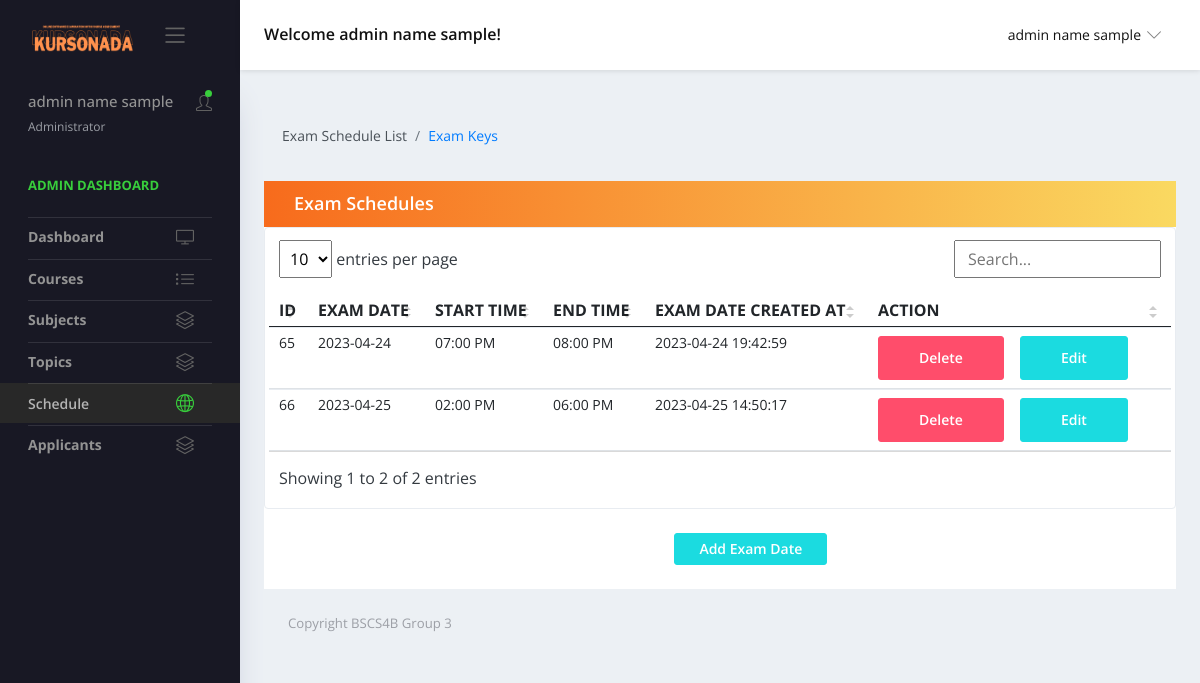
The page /views/admin-schedule.php (signed in) on the database as committed earlier.
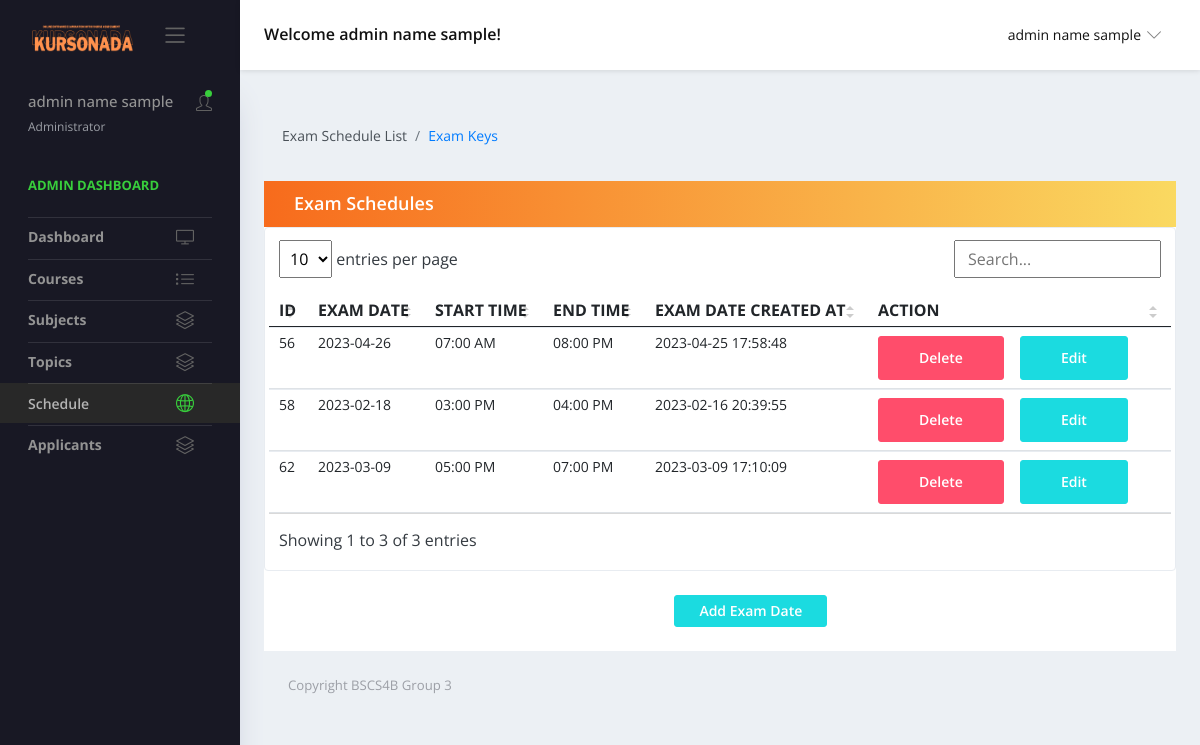
The same page on the database as committed later.
### tables this page shows
CREATE TABLE `admin_schedule` (
  `id` int(11) NOT NULL,
  `exam_date` varchar(255) NOT NULL,
  `exam_time` time NOT NULL,
  `exam_time_end` time NOT NULL,
  `exam_date_created` datetime NOT NULL
);

### forms/adminQueries.php (called while the page is built, shortened)
<?php
function getExamDates() {
    $url = 'localhost';
    $username = 'root';
    $password = '';
    $conn = new mysqli($url, $username, $password, 'project');
    $sql = mysqli_query($conn,
    "SELECT id,exam_date,exam_time,exam_time_end,exam_date_created
    FROM admin_schedule
    ");
    return mysqli_fetch_all($sql, MYSQLI_ASSOC);
}
?>

### views/admin-schedule.php (the view, shortened to what this page needs)
<?php
    include '../forms/adminQueries.php';
?>
<!DOCTYPE html>
<html lang="en">
  <head>
    <link rel="stylesheet" href="../vendors/simple-line-icons/css/simple-line-icons.css">
    <link rel="stylesheet" href="../vendors/flag-icon-css/css/flag-icon.min.css">
    <link rel="stylesheet" href="../vendors/css/vendor.bundle.base.css">
    <link rel="stylesheet" href="../vendors/daterangepicker/daterangepicker.css">
    <link rel="stylesheet" href="../vendors/chartist/chartist.min.css">
    <link href="https://cdn.jsdelivr.net/npm/bootstrap@5.0.2/dist/css/bootstrap.min.css" rel="stylesheet">
    <link rel="stylesheet" href="../assets/css/vertical-layout-light/style.css">
    <link rel="stylesheet" href="../assets/css/styles-admin.css">
  </head>
  <body>
    <div class="container-scroller">
      <nav class="navbar default-layout-navbar col-lg-12 col-12 p-0 fixed-top d-flex flex-row">
        <div class="navbar-brand-wrapper d-flex align-items-center">
          <a class="navbar-brand brand-logo" href="../views/admin.php">
            <img src="../assets/img/Kursonada.png" alt="logo" class="logo-dark" />
          </a>
          <button class="navbar-toggler navbar-toggler align-self-center d-none d-lg-flex button-sm" type="button" data-toggle="minimize">
            <span class="icon-menu"></span>
          </button>
        </div>
        <div class="navbar-menu-wrapper d-flex align-items-center flex-grow-1">
          <h5 class="mb-0 font-weight-medium d-none d-lg-flex">Welcome <?php echo ($_SESSION['fullname']); ?>!</h5>
          <ul class="navbar-nav navbar-nav-right ml-auto">
          <li class="nav-item dropdown">
              <a class="nav-link dropdown-toggle" id="UserDropdown" href="#" data-toggle="dropdown" aria-expanded="false">
               <span class="font-weight-normal"> <?php echo ($_SESSION['fullname']); ?> </span></a>
            </li>
          </ul>
        </div>
      </nav>
      <div class="container-fluid page-body-wrapper">
        <nav class="sidebar sidebar-offcanvas" id="sidebar">
          <ul class="nav">
          <li class="nav-item nav-profile sidebar-menu-title">
              <a href="#" class="nav-link">
                <div class="text-wrapper">
                  <p class="profile-name"><?php echo ($_SESSION['fullname']); ?></p>
                  <p class="designation">Administrator</p>
                </div>
                <div class="icon-container">
                  <i class="icon-user"></i>
                  <div class="dot-indicator bg-success"></div>
                </div>
              </a>
            </li>
            <li class="nav-item nav-category sidebar-menu-title">
              <span class="nav-link">Admin Dashboard</span>
            </li>
            <li class="nav-item">
              <a class="nav-link" href="../views/admin.php">
                <span class="menu-title">Dashboard</span>
                <i class="icon-screen-desktop menu-icon"></i>
              </a>
            </li>
            <li class="nav-item">
              <a class="nav-link" href="../views/admin-courses.php">
                <span class="menu-title">Courses</span>
                <i class="icon-list menu-icon"></i>
              </a>
            </li>
            <li class="nav-item">
              <a class="nav-link" data-toggle="collapse" href="#ui-subjects" aria-expanded="false" aria-controls="ui-subjects">
                <span class="menu-title">Subjects</span>
                <i class="icon-layers menu-icon"></i>
              </a>
            </li>
            <li class="nav-item">
              <a class="nav-link" data-toggle="collapse" href="#ui-topics" aria-expanded="false" aria-controls="ui-topics">
                <span class="menu-title">Topics</span>
                <i class="icon-layers menu-icon"></i>
              </a>
            </li>
            <li class="nav-item active">
              <a class="nav-link" href="../views/admin-schedule.php">
                <span class="menu-title">Schedule</span>
                <i class="icon-globe menu-icon"></i>
              </a>
            </li>
            <li class="nav-item">
              <a class="nav-link" data-toggle="collapse" href="#ui-applicants" aria-expanded="false" aria-controls="ui-applicants">
                <span class="menu-title">Applicants</span>
                <i class="icon-layers menu-icon"></i>
              </a>
            </li>
          </ul>
        </nav>
       <div class="main-panel">
        <div class="content-wrapper">
          <div class="page-header">
            <nav>
              <ol class="breadcrumb">
                <li class="breadcrumb-item active">Exam Schedule List</li>
                <li class="breadcrumb-item"><a href="../views/admin-exam-key.php">Exam Keys</a></li>
                </ol>
            </nav>
          </div>
          <div class="row quick-action-toolbar">
            <div class="col-md-12 grid-margin">
              <div class="card">
                  <div class="card-header d-block d-md-flex">
                    <h5 class="mb-0">Exam Schedules</h5>
                  </div>
                  <div class="table-responsive border rounded p-1">
                  <table class="table table-hover text-nowrap datatable">
                        <thead>
                            <tr>
                            <th class="font-weight-bold" scope="col">ID</th>
                            <th class="font-weight-bold" scope="col">EXAM DATE</th>
                            <th class="font-weight-bold" scope="col">START TIME</th>
                            <th class="font-weight-bold" scope="col">END TIME</th>
                            <th class="font-weight-bold" scope="col">EXAM DATE CREATED AT</th>
                            <th class="font-weight-bold" scope="col">ACTION</th>
                          </thead>
                        <tbody>
                            <?php
                            $rows = getExamDates();
                            $i = 0;
                                while ($i < count($rows)) {
                                    $row = $rows[$i];
                                    $id = $row['id'];
                                    $formattedTime = date('h:i A', strtotime($row['exam_time']));
                                    $formattedTime2 = date('h:i A', strtotime($row['exam_time_end']));
                                    $exam_date = $row['exam_date'];
                                    $datecreated = $row['exam_date_created'];
                                    echo "<tr>
                                    <td>" . $id . "</td>
                                    <td>" .$exam_date . "</td>
                                    <td>" . $formattedTime . "</td>
                                    <td>" . $formattedTime2 . "</td>
                                    <td>" . $datecreated . "</td>
                                    <td>" .
                                  "<button type='submit' class='btn btn-danger delbtn' data-bs-toggle='modal' data-bs-target='#delmodal' data-dateid='$id' onClick='deleteSchedule(this)'>Delete</button>" .
                                  "<button type='submit' class='btn btn-primary mx-3 editbtn' data-bs-toggle='modal' data-bs-target='#editmodal' data-dateid='$id' data-date'$exam_date' data-starttime='$formattedTime' data-endtime='$formattedTime2' onClick='editExamDate(this)'>Edit</button>" .
                                         "</td>
                                    </tr>";
                                    $i++;
                                }
                            ?>
                        </tbody>
                    </table>
                  </div>
              <div>
                <button type="button" style="margin-left: 45%;" class="btn btn-primary my-4 py-2 px-4" data-bs-toggle="modal" data-bs-target="#transactionModal">Add Exam Date</button>
              </div>
              </div>
          </div>
        </div>
        <footer class="footer">
          <div class="d-sm-flex justify-content-center justify-content-sm-between">
            <span class="text-muted d-block text-center text-sm-left d-sm-inline-block">Copyright BSCS4B Group 3</span>
          </div>
        </footer>
      </div>
    </div>
    </div>
    <link href="../assets/vendor/simple-datatables/style.css" rel="stylesheet">
  </body>
</html>

Rows that differ between the two databases and show on the page:
removed admin_schedule: id "65", exam_date "2023-04-24", exam_time "07:00 PM", exam_time_end "08:00 PM", exam_date_created "2023-04-24 19:42:59"
removed admin_schedule: id "66", exam_date "2023-04-25", exam_time "02:00 PM", exam_time_end "06:00 PM", exam_date_created "2023-04-25 14:50:17"
added admin_schedule: id "56", exam_date "2023-04-26", exam_time "07:00 AM", exam_time_end "08:00 PM", exam_date_created "2023-04-25 17:58:48"
added admin_schedule: id "58", exam_date "2023-02-18", exam_time "03:00 PM", exam_time_end "04:00 PM", exam_date_created "2023-02-16 20:39:55"
added admin_schedule: id "62", exam_date "2023-03-09", exam_time "05:00 PM", exam_time_end "07:00 PM", exam_date_created "2023-03-09 17:10:09"
Other text that changed with them:
text written by a page script: "entries per page Showing 1 to 2 of 2 entries" → "entries per page Showing 1 to 3 of 3 entries"
